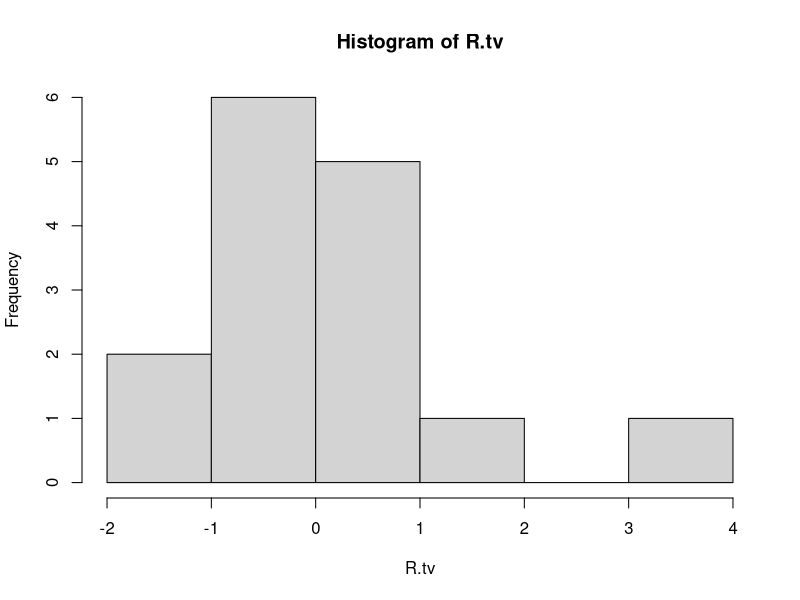

Write the R code that produced this figure. (Note: this script raises an error after producing the figure.)
##Midterm 2###

#1 Michael Fulmer, Justin Apton

#2
tv <- read.table(header=TRUE,text="
Year	Tvaud	Tigers	AtBreak	DNP	Bullpen
2003	200.9	1	0.272	6	11
2004	235.6	2	0.483	1	10
2005	436.6	1	0.488	4	10
2006	290.9	3	0.67	7	10
2007	305.1	5	0.605	2	10
2008	223.3	1	0.5	4	11
2009	302.1	5	0.552	19	13
2010	260.8	3	0.558	10	16
2011	201.9	5	0.533	15	13
2012	296.2	3	0.512	6	9
2013	374.7	6	0.553	8	14
2014	279.9	4	0.582	17	12
2015	190.4	4	0.5	8	12
2016	122.1	1	0.517	11	14
2017	111.2	2	0.448	7	11
")
?aggregate

Mean <- c(mean(tv$Tigers),mean(tv$AtBreak),mean(tv$DNP),mean(tv$Bullpen),mean(tv$Tvaud))
StandardDeviation<- c(sd(tv$Tigers),sd(tv$AtBreak),sd(tv$DNP),sd(tv$Bullpen),sd(tv$Tvaud))
Correlation <- c(cor(tv$Tigers,tv$Tvaud),cor(tv$AtBreak,tv$Tvaud),cor(tv$DNP,tv$Tvaud),cor(tv$Bullpen,tv$Tvaud),cor(tv$Tvaud,tv$Tvaud))
tab <- cbind(Mean,StandardDeviation,Correlation)
rownames(tab) <- c("Tigers","AtBreak","DNP","Bullpen","Tvaud")
tab
out.tv <- lm(Tvaud~Tigers+AtBreak+DNP+Bullpen,data=tv)

n <- 15
p <- 4

#3
cutoff.lev <- (2*(p+1))/n
leverage.tv <- lm.influence(out.tv)$hat
subset(leverage.tv,tv$Year==2010)
#4
cutoff.cd <-4/(n-p-1)
cd.tv <- cooks.distance(out.tv)
subset(cd.tv,tv$Year==2003)



#5
R.tv <-rstudent(out.tv)
subset(R.tv,tv$Year==2013) 
#6
hist(R.tv)
ks.test(R.tv,"pnorm") #approximately normal. p-val=.9918
this <- subset(R.tv,tv$Year==2005)
2*(1-pnorm(this)) #0.000392608 
# The game was played in Detroit at Comerica park, which could explain why the viewership was so high

#7
vif(out.tv)[2] 
#1.401069 

#8
which(leverage.tv>cutoff.lev)
which(cd.tv>cutoff.cd)
which(R.tv>3) #third observation, 2005
plot(tv$Year,tv$Tvaud) #it is clear from the plot that 2005 is a high outlier. 


tv1 <- tv[-3,]
dim(tv1)
names(tv1)

#9
out1.tv <- lm(Tvaud~Tigers+AtBreak+DNP+Bullpen,data=tv1)
summary(out1.tv)

#10 
confint(out1.tv)
#For every added Tigers player to the team there is an estimated increase of viewership of 28.446 (thousand households)
#with a 95% confidence interval for that estimate being between (-0.4222851  57.31499)

#11
reduced.tv <- lm(Tvaud~Tigers+AtBreak,data=tv1,x=TRUE)
# TVaud = 79.64 + 24.00Tigers + 164.74AtBreak 
reduced.tv$x  
anova(reduced.tv,out1.tv) #test stat=0.5636, pval= 0.588

#12
newobs <- data.frame(Tigers = 5, AtBreak=.6, DNP=7, Bullpen=11)
predict(out1.tv,newdata=newobs,interval="confidence")
newobs2 <- data.frame(Tigers=1,AtBreak=.4,DNP=7,Bullpen=11)
predict(out1.tv,newdata=newobs2,interval="confidence")

